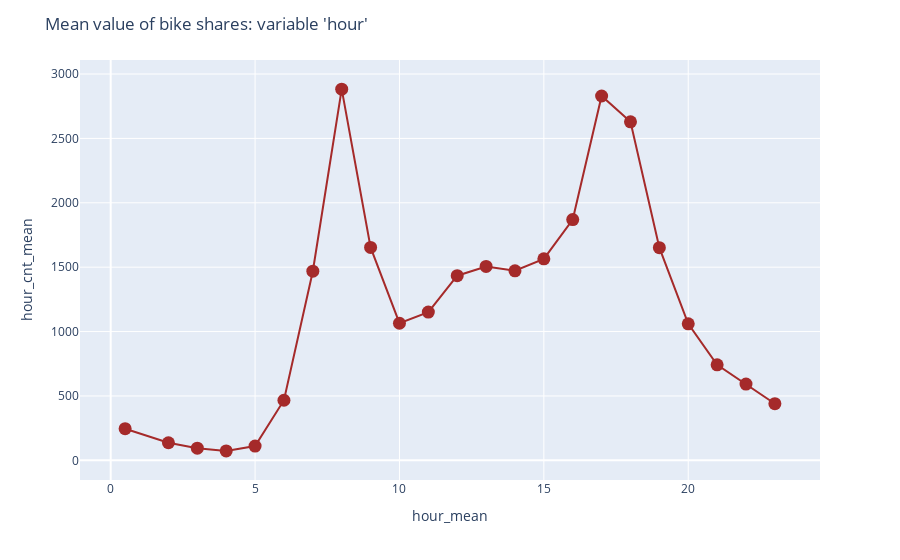

The cell this chart's notebook holds for it:
### Code cell
fig = px.scatter(out, x='hour_mean', y='hour_cnt_mean',
#                 trendline='lowess',trendline_color_override = 'gray',
                 color_discrete_sequence=['brown']).update_traces(mode="lines+markers")
fig.update_layout(title=dict(text="Mean value of bike shares: variable 'hour'"))
fig.update_traces(marker={'size': 13})
fig.show()

### Figure 1 — Plotly figure (JSON) as saved in the notebook; plotly's stock layout.template omitted (floating-point values rounded to 4 significant figures)
{"data": [{"hovertemplate": "hour_mean=%{x}<br>hour_cnt_mean=%{y}<extra></extra>", "legendgroup": "", "marker": {"color": "brown", "size": 13, "symbol": "circle"}, "mode": "lines+markers", "name": "", "orientation": "v", "showlegend": false, "type": "scatter", "x": [0.5, 2, 3, 4, 5, 6, 7, 8, 9, 10, 11, 12, 13, 14, 15, 16, 17, 18, 19, 20, 21, 22, 23], "xaxis": "x", "y": [245.6, 136.3, 94.25, 73.31, 110.7, 466.6, 1469.0, 2883.0, 1653.0, 1065.0, 1151.0, 1434.0, 1506.0, 1472.0, 1565.0, 1870.0, 2830.0, 2629.0, 1652.0, 1060.0, 741.2, 592.4, 439.7], "yaxis": "y"}], "layout": {"legend": {"tracegroupgap": 0}, "margin": {"t": 60}, "title": {"text": "Mean value of bike shares: variable 'hour'"}, "xaxis": {"anchor": "y", "domain": [0, 1], "title": {"text": "hour_mean"}}, "yaxis": {"anchor": "x", "domain": [0, 1], "title": {"text": "hour_cnt_mean"}}}}
